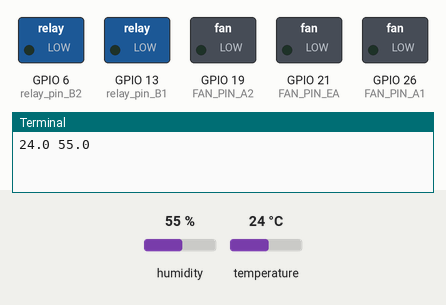
A program run on a simulated Raspberry Pi (BCM pin numbers). Parts: switched loads named in the program (green lamp = pin HIGH), the last lines printed to the terminal. The inputs (shaded band) are chosen by the test bench; at power-on: humidity 55 %, temperature 24 °C. Files the program writes start out absent; the clock reads 2024-03-15 10:24:30 at power-on unless the program sets it.

Above: at 3.2 s.
3.3 s: humidity set to 51 %
9.6 s: humidity set to 48 %
At 13.5 s:
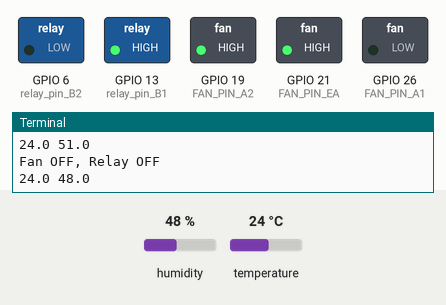
17.4 s: humidity set to 68 %
At 23.1 s:
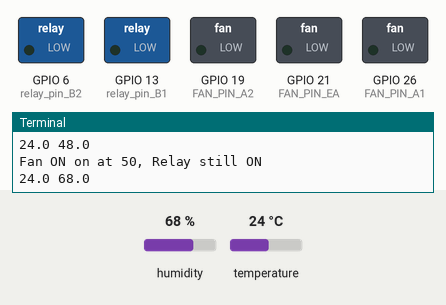
23.9 s: humidity set to 49 %
At 28.5 s:
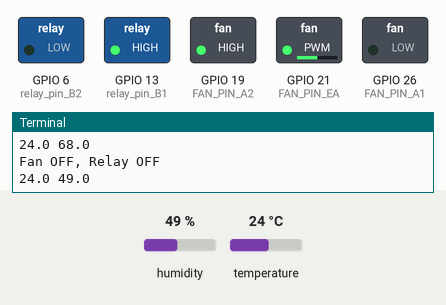
Timing chart, 0 to 32.7 s (numbered marks = the images above; inputs shaded):
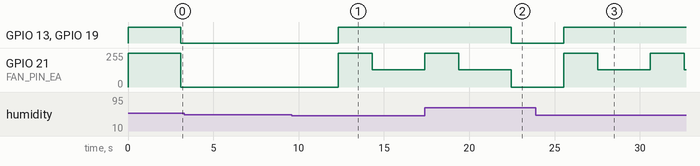

The program:

driver.py
```python
import serial
import os
import sys
import logging
import binascii
import time
import csv
import RPi.GPIO as GPIO
import sensor_output

GPIO.setmode(GPIO.BCM)
GPIO.setwarnings(False)
# Setup Fan pin by usign driver at MA
FAN_PIN_A1 = 26
FAN_PIN_A2 = 19
FAN_PIN_EA = 21

GPIO.setup(FAN_PIN_A1, GPIO.OUT)
GPIO.setup(FAN_PIN_A2, GPIO.OUT)
GPIO.setup(FAN_PIN_EA, GPIO.OUT)
GPIO.output(FAN_PIN_A1, GPIO.LOW)
GPIO.output(FAN_PIN_A2, GPIO.LOW)               #turn on
fan = GPIO.PWM(FAN_PIN_EA,1000)             # Set GPIO14 as a PWM output, with 100Hz frequency (we need to make it match the fans specified PWM frequency)
fan.start(50)                               # Generate a PWM signal with a 50% duty cycle (fan on), start on so that it increases humidity of room and then turns it off or slows down

# Setup Relay pin by usign driver at MB
relay_pin_B1 = 13
relay_pin_B2 = 6

GPIO.setup(relay_pin_B1, GPIO.OUT)
GPIO.setup(relay_pin_B2, GPIO.OUT)
GPIO.output(relay_pin_B1, GPIO.LOW)             #turn on
GPIO.output(relay_pin_B2, GPIO.LOW)


def fan_on():
    GPIO.output(FAN_PIN_A1, GPIO.LOW)
    GPIO.output(FAN_PIN_A2, GPIO.HIGH)

def fan_off():
    GPIO.output(FAN_PIN_A1, GPIO.LOW)
    GPIO.output(FAN_PIN_A2, GPIO.LOW)


def relay_on():
    GPIO.output(relay_pin_B1, GPIO.HIGH)
    GPIO.output(relay_pin_B2, GPIO.LOW)

def relay_off():
    GPIO.output(relay_pin_B1, GPIO.LOW)
    GPIO.output(relay_pin_B2, GPIO.LOW)

target_humid = 50
def fan_relay(humid):
    diff_humid = humid - target_humid
    if humid == 0:
        pass

    if diff_humid <= -5 and diff_humid > -target_humid:
        initialize_fan_relay()
        time.sleep(2)
        print("Fan ON on at 100, Relay ON")
    elif diff_humid >= -5 and diff_humid < 0:
        initialize_fan_relay()
        fan.start(50)
        fan_on()
        relay_on()
        time.sleep(2)
        print("Fan ON on at 50, Relay still ON")
    elif diff_humid >= 0:
        fan.start(0)
        fan_off()
        relay_off()
        time.sleep(2)
        print("Fan OFF, Relay OFF")
def initialize_fan_relay():
    fan.start(100)
    fan_on()
    relay_on()
    time.sleep(2)


if __name__ == "__main__":
    initialize_fan_relay()
    while(1):
        current_reading = sensor_output.read_sensor()
        print (current_reading[0], current_reading[1])
        time.sleep(1)
        fan_relay(current_reading[1])
```

sensor_output.py
```python
import RPi.GPIO as GPIO
import dht11
import time
import sqlite3
import sys
GPIO.setwarnings(False)
GPIO.setmode(GPIO.BCM)
GPIO.cleanup()
instance = dht11.DHT11(pin = 17)
sampleFreq = 30
dbname='sensorsData_1.db'
conn=sqlite3.connect(dbname)
curs=conn.cursor()
curs.execute("DROP TABLE IF EXISTS DHT_data_output")
curs.execute("CREATE TABLE  DHT_data_output(timestamp DATETIME, temp NUMERIC, hum NUMERIC)")
def initialize_table():

    conn.close()
def read_sensor():
		result = instance.read()
		try:
			return [result.temperature, result.humidity]
			time.sleep(sampleFreq)
		except:
			pass
# log sensor data on database
def logData (temp, hum):
	dbname='sensorsData_1.db'
	conn=sqlite3.connect(dbname)
	curs=conn.cursor()
	if temp > 0 and hum > 0:
		curs.execute("INSERT INTO DHT_data_output values(datetime('now'), (?), (?))", (temp, hum))
		conn.commit()
	conn.close()
# main function
def printTable():
	dbname='sensorsData_1.db'
	conn=sqlite3.connect(dbname)
	curs=conn.cursor()
	print ("\nEntire database contents:\n")
	for row in curs.execute("SELECT * FROM DHT_data_output"):
			   print(row)
	conn.close()
def lastData():
	dbname='sensorsData_1.db'
	conn=sqlite3.connect(dbname)
	curs=conn.cursor()
	print(" Last Data logged on database: ")
	for row in curs.execute("SELECT * FROM DHT_data_output ORDER BY timestamp DESC LIMIT 1"):
		print(row)
	conn.close()
if __name__ == "__main__":
		while True:
			#initialize_table()
			current_sensor = read_sensor()
			logData(current_sensor[0], current_sensor[1])
			#lastData()
			time.sleep(sampleFreq)
			#lastData()
		#printData()
conn.close()
```

Measured:
- the behaviour switches between 50 and 49 % on humidity (found by bisection; images 0 and 1)
- after the input at 9.6 s, GPIO 13 (relay_pin_B1), GPIO 19 (FAN_PIN_A2): LOW → HIGH after 2.7 s; GPIO 21 (FAN_PIN_EA): 0/255 → 255/255 after 2.7 s, → 128/255 2.0 s later, → 255/255 3.1 s later
- after the input at 17.4 s, GPIO 13 (relay_pin_B1), GPIO 19 (FAN_PIN_A2): HIGH → LOW after 5.1 s
- after the input at 23.9 s, GPIO 13 (relay_pin_B1), GPIO 19 (FAN_PIN_A2): LOW → HIGH after 1.6 s; GPIO 21 (FAN_PIN_EA): alternates 255/255 for 2.0 s and 128/255 for 3.1 s, starting after 1.6 s
